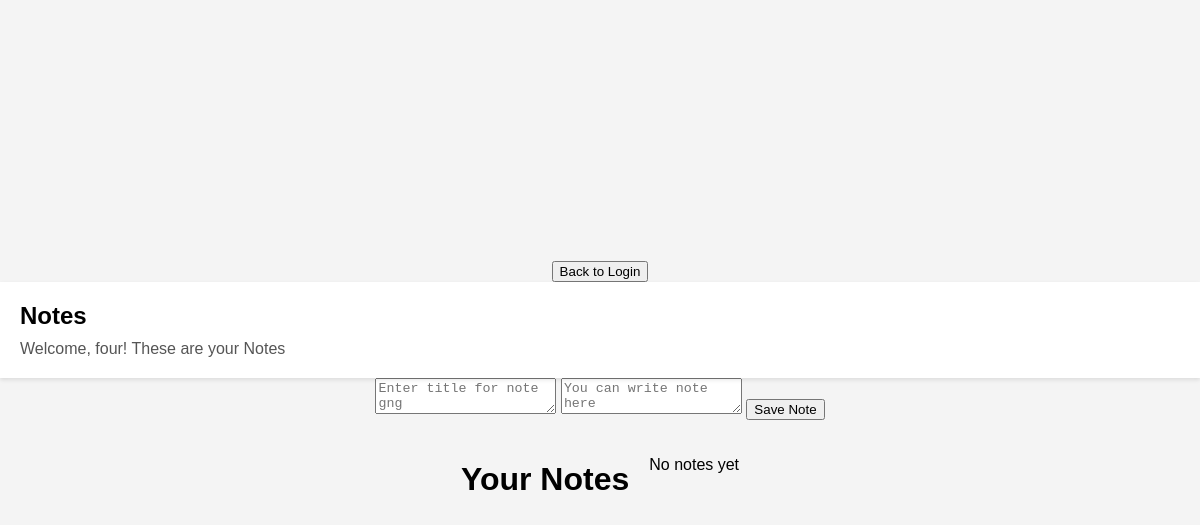
The app's page /notes/ (signed in), older data.
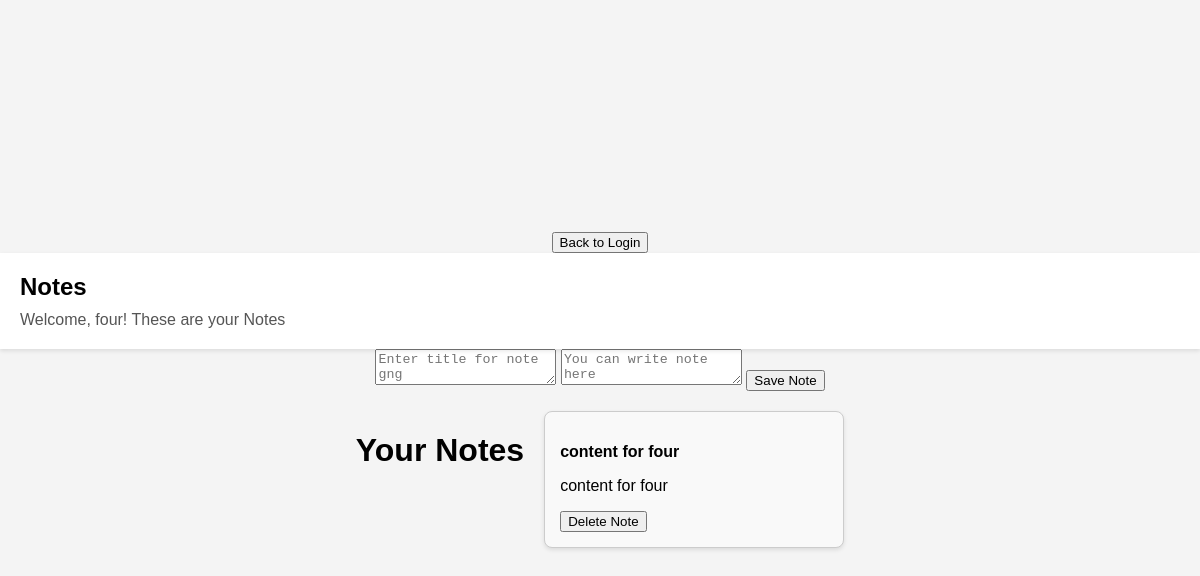
The same page, newer data.
### users/models.py (models this page shows, shortened)
class CustomUser(AbstractUser):
    username = models.CharField(max_length=30, unique=True)
    password = models.CharField(max_length=20)
    user_stripe_id = models.CharField(max_length=500, null=True, blank=True)
    USERNAME_FIELD = 'username'

class Notes(models.Model):
    title = models.CharField(max_length=300)
    content = models.TextField()
    user = models.ForeignKey(CustomUser, on_delete=models.CASCADE )

### Helper/views.py (the view, shortened to what this page needs)
# urls.py: path('notes/', payment_cancel, name="display_notes"),
def payment_cancel(request, *args, **kwargs):
    canceled = request.GET.get('canceled') == 'true'
    all_notes = Notes.objects.filter(user=request.user)
    return render(request, 'NoteDisplay.html', {'canceled': canceled, 'notes': all_notes,})

### templates/NoteDisplay.html (shortened to what this page needs)
<!DOCTYPE html>
<html lang="en">
<head>
</head>
<body>
        <div>
            <form method="POST" action="{% url 'Login'%}">
                <button type="submit">Back to Login</button>
            </form>
        </div>
        <div class="header">
        <h1>Notes</h1>
            {% if user.is_authenticated %}
                <p>Welcome, {{ user.username }}! These are your Notes</p>
            {% else %}
                <p> Bruh Something is wrong </p>
            {% endif %}
        </div>
       <form method="POST">
            <textarea name="Note_title" placeholder="Enter title for note gng"></textarea>
            <textarea name="Note" placeholder="You can write note here "></textarea>
            <button type="submit">Save Note</button>
       </form>
       {% if user.is_authenticated %}
            <div class="notes-container">
                <h1>Your Notes</h1>
                    {% for note in notes %}
                        <div class="note-box">
                            <div class="note-header">
                                <strong><p>{{note.title}}</p></strong>
                            </div>
                            <div class="notes-content">
                                <p>{{note.content}}</p>
                            </div>
                            <form method="POST" action="{% url 'delete_note' note.id%}">
                                <button type="submit"> Delete Note</button>
                            </form>
                        </div>
                    {% empty %}
                        <p>No notes yet</p>
                    {% endfor %}
            </div>
        {% else %}
            <p>Login in to see your noteds</p>
        {% endif %}
</body>
</html>

### templates/NoteDisplay.html (style rules this page uses)
body { font-family: Arial, sans-serif; display: flex; flex-direction: column; height: 100vh; margin: 0; justify-content: center; align-items: center; background-color: #f4f4f4; }
.header { width: 100%; padding: 20px; background-color: #fff; box-shadow: 0 2px 4px rgba(0,0,0,0.1); box-sizing: border-box; position: relative; z-index: 10; }
.header h1 { margin: 0 0 10px; font-size: 24px; }
.header p { margin: 0; color: #555; font-size: 16px; }
.notes-container { display: flex; flex-wrap: wrap; gap: 20px; padding: 20px; justify-content: flex-start; }
.note-box { background-color: #f9f9f9; border: 1px solid #ccc; padding: 15px; width: 300px; box-shadow: 0 2px 4px rgba(0,0,0,0.1); border-radius: 8px; box-sizing: border-box; }
.note-header { margin-bottom: 10px; }

Row changes from the older to the newer data that the page shows:
added Notes: title "content for four", content "content for four"
Text that changed along with them:
text no longer shown: "No notes yet"
